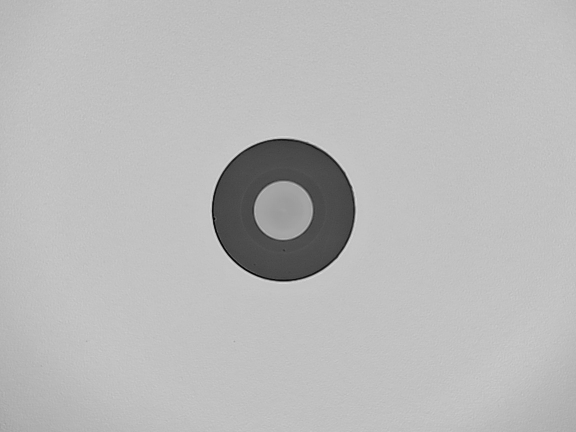
#> input picture samples2/img38.jpg, 1152 x 864 px, found by its file name (shown at 1/2 size)
$ python image_info.py
#> lines starting #> are read from the running program, lines starting #| are printed output that depends on the picture; after the words box and inside, x2 and y2 are one past the last pixel; in counts of white or black regions, pixels touching at a corner belong together
import cv2
import numpy as np

# Display image information
image_path = r"C:\Users\Saem1001\Documents\GitHub\OpenCV-Practice\samples2\img38.jpg"
img = cv2.imread(image_path)
#> img is the input picture: shape (864, 1152, 3); min 0, max 231, mean 185.2

if img is not None:
    # Get image properties
    height, width, channels = img.shape
#> height = 864; width = 1152; channels = 3
    size = img.size
#> size = 2985984
    dtype = img.dtype

    # Calculate basic statistics
    gray = cv2.cvtColor(img, cv2.COLOR_BGR2GRAY)
    mean_val = np.mean(gray)
#> mean_val = 185.2
    std_val = np.std(gray)
#> std_val = 27.53
    min_val, max_val, min_loc, max_loc = cv2.minMaxLoc(gray)
#> min_val = 0; max_val = 231; min_loc = (427, 436); max_loc = (432, 479)

    # Create info display
    info_img = np.zeros((300, 400, 3), dtype=np.uint8)
    font = cv2.FONT_HERSHEY_SIMPLEX

    cv2.putText(info_img, f"Size: {width}x{height}", (10, 30), font, 0.7, (255, 255, 255), 1)
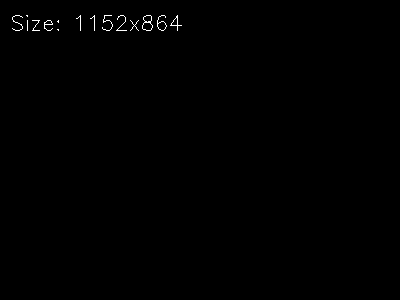
#> info_img: shape (300, 400, 3); 0.31% white in thin lines or dots, all inside (x1, y1, x2, y2) = (12, 15, 182, 31)
    cv2.putText(info_img, f"Channels: {channels}", (10, 60), font, 0.7, (255, 255, 255), 1)
    cv2.putText(info_img, f"Type: {dtype}", (10, 90), font, 0.7, (255, 255, 255), 1)
    cv2.putText(info_img, f"Mean: {mean_val:.2f}", (10, 120), font, 0.7, (255, 255, 255), 1)
    cv2.putText(info_img, f"Std: {std_val:.2f}", (10, 150), font, 0.7, (255, 255, 255), 1)
    cv2.putText(info_img, f"Min: {min_val} at {min_loc}", (10, 180), font, 0.7, (255, 255, 255), 1)
    cv2.putText(info_img, f"Max: {max_val} at {max_loc}", (10, 210), font, 0.7, (255, 255, 255), 1)
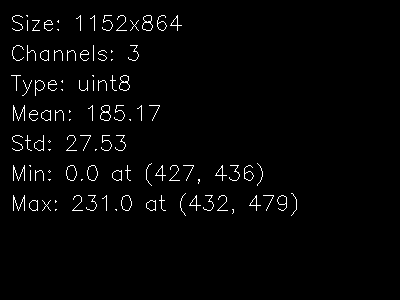
#> info_img: shape (300, 400, 3); 2.1% white in thin lines or dots, all inside (x1, y1, x2, y2) = (11, 15, 297, 216)

    cv2.imshow('Image', img)
    cv2.imshow('Image Info', info_img)
    cv2.waitKey(0)
    cv2.destroyAllWindows()
else:
    print(f"Failed to load image from {image_path}")

$ run again, with samples2/img35.jpg copied over samples2/img38.jpg
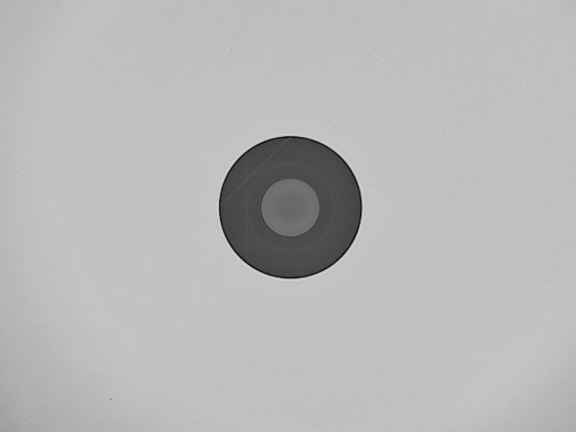
#> input picture samples2/img35.jpg, 1152 x 864 px, found by its file name (shown at 1/2 size)
#> img is the input picture: shape (864, 1152, 3); min 7, max 238, mean 183.8
#> mean_val = 183.8
#> std_val = 28.42
#> min_val = 7; max_val = 238; min_loc = (528, 285); max_loc = (474, 515)
#> `cv2.putText(info_img, f"Max: {max_val} at {max_loc}", (10, 210), font,..`:
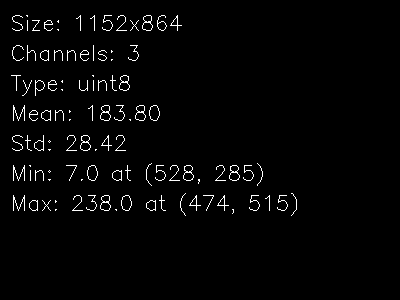
#> info_img: shape (300, 400, 3); 2.2% white in thin lines or dots, all inside (x1, y1, x2, y2) = (11, 15, 297, 216)

$ run again, with samples2/img63.jpg copied over samples2/img38.jpg
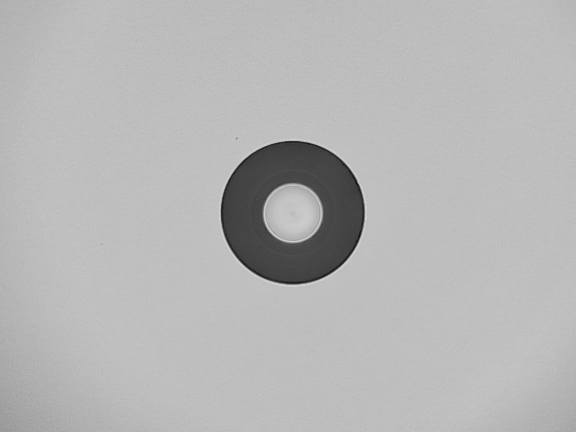
#> input picture samples2/img63.jpg, 1152 x 864 px, found by its file name (shown at 1/2 size)
#> img is the input picture: shape (864, 1152, 3); min 3, max 231, mean 182
#> mean_val = 182
#> std_val = 27.83
#> min_val = 3; max_val = 231; min_loc = (713, 366); max_loc = (718, 488)
#> `cv2.putText(info_img, f"Max: {max_val} at {max_loc}", (10, 210), font,..`:
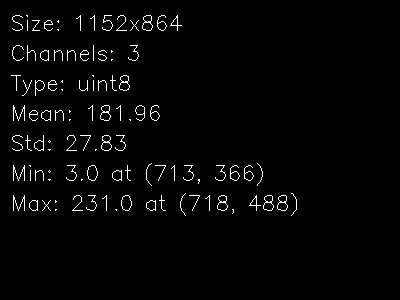
#> info_img: shape (300, 400, 3); 2.1% white in thin lines or dots, all inside (x1, y1, x2, y2) = (11, 15, 297, 216)

$ run again, with samples2/ima12.jpg copied over samples2/img38.jpg
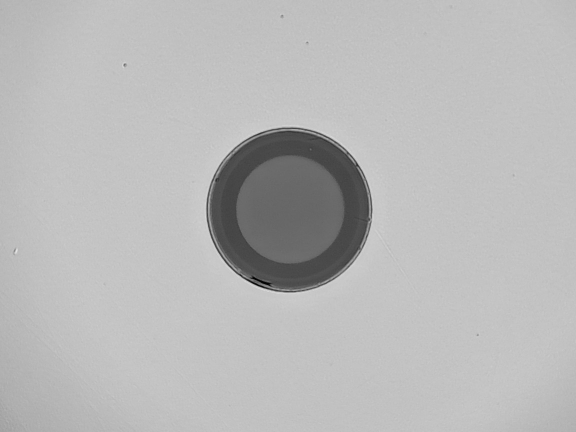
#> input picture samples2/ima12.jpg, 1152 x 864 px, found by its file name (shown at 1/2 size)
#> img is the input picture: shape (864, 1152, 3); min 0, max 233, mean 184.3
#> mean_val = 184.3
#> std_val = 29.45
#> min_val = 0; max_val = 233; min_loc = (507, 556); max_loc = (536, 582)
#> `cv2.putText(info_img, f"Max: {max_val} at {max_loc}", (10, 210), font,..`:
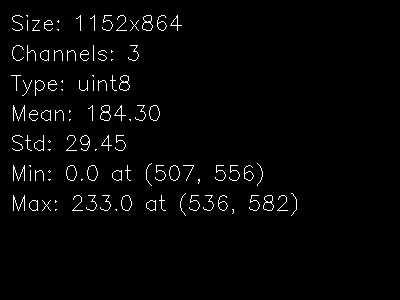
#> info_img: shape (300, 400, 3); 2.2% white in thin lines or dots, all inside (x1, y1, x2, y2) = (11, 15, 297, 216)
